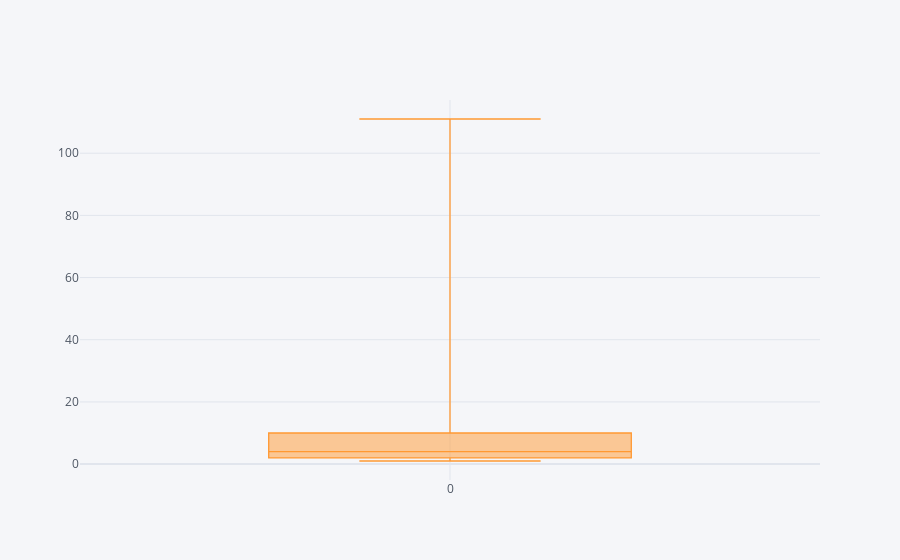

The notebook cell this image was saved under:
### Code cell
df1 = pd.DataFrame([1,2,1,2,4,5,8,10,11,2,1,3,4,5,2,110,111,101])
df1.iplot(kind='box')
sns.boxplot(data = a)

### Figure 1 — Plotly figure (JSON) as saved in the notebook; plotly's stock layout.template omitted (floating-point values rounded to 4 significant figures)
{"data": [{"boxpoints": false, "line": {"width": 1.3}, "marker": {"color": "rgba(255, 153, 51, 1.0)"}, "name": "0", "orientation": "v", "type": "box", "y": [1, 2, 1, 2, 4, 5, 8, 10, 11, 2, 1, 3, 4, 5, 2, 110, 111, 101]}], "layout": {"legend": {"bgcolor": "#F5F6F9", "font": {"color": "#4D5663"}}, "paper_bgcolor": "#F5F6F9", "plot_bgcolor": "#F5F6F9", "title": {"font": {"color": "#4D5663"}}, "xaxis": {"gridcolor": "#E1E5ED", "showgrid": true, "tickfont": {"color": "#4D5663"}, "title": {"font": {"color": "#4D5663"}, "text": ""}, "zerolinecolor": "#E1E5ED"}, "yaxis": {"gridcolor": "#E1E5ED", "showgrid": true, "tickfont": {"color": "#4D5663"}, "title": {"font": {"color": "#4D5663"}, "text": ""}, "zerolinecolor": "#E1E5ED"}}}
